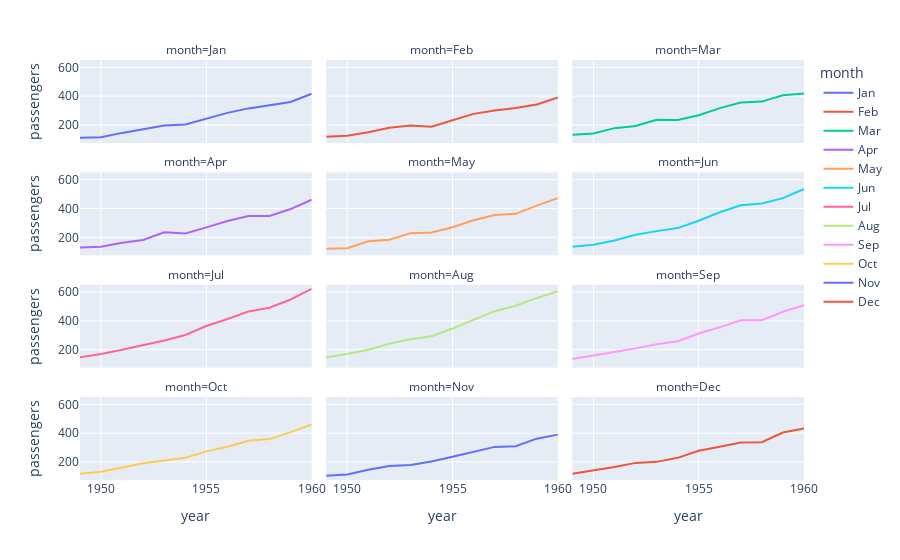

Source (notebook cell):
### Markdown cell above
In ```sns.relational``` recall there were 3 plots, 2 which output a plot on the ```Axes``` level and had compatibility with other ```pyplot``` functions:

```python
sns.lineplot(data=flights, x='year', y='passengers', hue='month')
```

```python
sns.scatterplot(data=flights, x='year', y='passengers', hue='month')
```

And one which output a plot on a ```Figure``` level ```FacetGrid``` which could have multiple subplots:

```python
sns.relplot(data=flights, x='year', y='passengers', hue='month', col='month', col_wrap=3, kind='line')
```

In ```px``` there is no compatibility with ```pyplot``` and all functions output essentially a ```plotly``` equivalent to a ```Figure``` level ```FacetGrid```. Notice that there are once again similar input parameters:

```python
px.line(data_frame=flights, x='year', y='passengers', color='month', facet_col='month', facet_col_wrap=3)
```

```python
px.scatter(data_frame=flights, x='year', y='passengers', color='month', facet_col='month', facet_col_wrap=3)
```

In the functions input arguments ```col``` becomes ```facet_col```, ```row``` becomes ```facet_row``` and ```col_wrap``` becomes ```facet_col_wrap```. Instead of a ```kind``` parameter used to switch the plot type, the plot type is directly selected.

### Code cell
px.line(data_frame=flights, x='year', y='passengers', color='month', facet_col='month', facet_col_wrap=3)

### Figure 1 — Plotly figure (JSON) as saved in the notebook; plotly's stock layout.template omitted (floating-point values rounded to 4 significant figures)
{"data": [{"hovertemplate": "month=Jan<br>year=%{x}<br>passengers=%{y}<extra></extra>", "legendgroup": "Jan", "line": {"color": "#636efa", "dash": "solid"}, "marker": {"symbol": "circle"}, "mode": "lines", "name": "Jan", "orientation": "v", "showlegend": true, "type": "scatter", "x": [1949, 1950, 1951, 1952, 1953, 1954, 1955, 1956, 1957, 1958, 1959, 1960], "xaxis": "x10", "y": [112, 115, 145, 171, 196, 204, 242, 284, 315, 340, 360, 417], "yaxis": "y10"}, {"hovertemplate": "month=Feb<br>year=%{x}<br>passengers=%{y}<extra></extra>", "legendgroup": "Feb", "line": {"color": "#EF553B", "dash": "solid"}, "marker": {"symbol": "circle"}, "mode": "lines", "name": "Feb", "orientation": "v", "showlegend": true, "type": "scatter", "x": [1949, 1950, 1951, 1952, 1953, 1954, 1955, 1956, 1957, 1958, 1959, 1960], "xaxis": "x11", "y": [118, 126, 150, 180, 196, 188, 233, 277, 301, 318, 342, 391], "yaxis": "y11"}, {"hovertemplate": "month=Mar<br>year=%{x}<br>passengers=%{y}<extra></extra>", "legendgroup": "Mar", "line": {"color": "#00cc96", "dash": "solid"}, "marker": {"symbol": "circle"}, "mode": "lines", "name": "Mar", "orientation": "v", "showlegend": true, "type": "scatter", "x": [1949, 1950, 1951, 1952, 1953, 1954, 1955, 1956, 1957, 1958, 1959, 1960], "xaxis": "x12", "y": [132, 141, 178, 193, 236, 235, 267, 317, 356, 362, 406, 419], "yaxis": "y12"}, {"hovertemplate": "month=Apr<br>year=%{x}<br>passengers=%{y}<extra></extra>", "legendgroup": "Apr", "line": {"color": "#ab63fa", "dash": "solid"}, "marker": {"symbol": "circle"}, "mode": "lines", "name": "Apr", "orientation": "v", "showlegend": true, "type": "scatter", "x": [1949, 1950, 1951, 1952, 1953, 1954, 1955, 1956, 1957, 1958, 1959, 1960], "xaxis": "x7", "y": [129, 135, 163, 181, 235, 227, 269, 313, 348, 348, 396, 461], "yaxis": "y7"}, {"hovertemplate": "month=May<br>year=%{x}<br>passengers=%{y}<extra></extra>", "legendgroup": "May", "line": {"color": "#FFA15A", "dash": "solid"}, "marker": {"symbol": "circle"}, "mode": "lines", "name": "May", "orientation": "v", "showlegend": true, "type": "scatter", "x": [1949, 1950, 1951, 1952, 1953, 1954, 1955, 1956, 1957, 1958, 1959, 1960], "xaxis": "x8", "y": [121, 125, 172, 183, 229, 234, 270, 318, 355, 363, 420, 472], "yaxis": "y8"}, {"hovertemplate": "month=Jun<br>year=%{x}<br>passengers=%{y}<extra></extra>", "legendgroup": "Jun", "line": {"color": "#19d3f3", "dash": "solid"}, "marker": {"symbol": "circle"}, "mode": "lines", "name": "Jun", "orientation": "v", "showlegend": true, "type": "scatter", "x": [1949, 1950, 1951, 1952, 1953, 1954, 1955, 1956, 1957, 1958, 1959, 1960], "xaxis": "x9", "y": [135, 149, 178, 218, 243, 264, 315, 374, 422, 435, 472, 535], "yaxis": "y9"}, {"hovertemplate": "month=Jul<br>year=%{x}<br>passengers=%{y}<extra></extra>", "legendgroup": "Jul", "line": {"color": "#FF6692", "dash": "solid"}, "marker": {"symbol": "circle"}, "mode": "lines", "name": "Jul", "orientation": "v", "showlegend": true, "type": "scatter", "x": [1949, 1950, 1951, 1952, 1953, 1954, 1955, 1956, 1957, 1958, 1959, 1960], "xaxis": "x4", "y": [148, 170, 199, 230, 264, 302, 364, 413, 465, 491, 548, 622], "yaxis": "y4"}, {"hovertemplate": "month=Aug<br>year=%{x}<br>passengers=%{y}<extra></extra>", "legendgroup": "Aug", "line": {"color": "#B6E880", "dash": "solid"}, "marker": {"symbol": "circle"}, "mode": "lines", "name": "Aug", "orientation": "v", "showlegend": true, "type": "scatter", "x": [1949, 1950, 1951, 1952, 1953, 1954, 1955, 1956, 1957, 1958, 1959, 1960], "xaxis": "x5", "y": [148, 170, 199, 242, 272, 293, 347, 405, 467, 505, 559, 606], "yaxis": "y5"}, {"hovertemplate": "month=Sep<br>year=%{x}<br>passengers=%{y}<extra></extra>", "legendgroup": "Sep", "line": {"color": "#FF97FF", "dash": "solid"}, "marker": {"symbol": "circle"}, "mode": "lines", "name": "Sep", "orientation": "v", "showlegend": true, "type": "scatter", "x": [1949, 1950, 1951, 1952, 1953, 1954, 1955, 1956, 1957, 1958, 1959, 1960], "xaxis": "x6", "y": [136, 158, 184, 209, 237, 259, 312, 355, 404, 404, 463, 508], "yaxis": "y6"}, {"hovertemplate": "month=Oct<br>year=%{x}<br>passengers=%{y}<extra></extra>", "legendgroup": "Oct", "line": {"color": "#FECB52", "dash": "solid"}, "marker": {"symbol": "circle"}, "mode": "lines", "name": "Oct", "orientation": "v", "showlegend": true, "type": "scatter", "x": [1949, 1950, 1951, 1952, 1953, 1954, 1955, 1956, 1957, 1958, 1959, 1960], "xaxis": "x", "y": [119, 133, 162, 191, 211, 229, 274, 306, 347, 359, 407, 461], "yaxis": "y"}, {"hovertemplate": "month=Nov<br>year=%{x}<br>passengers=%{y}<extra></extra>", "legendgroup": "Nov", "line": {"color": "#636efa", "dash": "solid"}, "marker": {"symbol": "circle"}, "mode": "lines", "name": "Nov", "orientation": "v", "showlegend": true, "type": "scatter", "x": [1949, 1950, 1951, 1952, 1953, 1954, 1955, 1956, 1957, 1958, 1959, 1960], "xaxis": "x2", "y": [104, 114, 146, 172, 180, 203, 237, 271, 305, 310, 362, 390], "yaxis": "y2"}, {"hovertemplate": "month=Dec<br>year=%{x}<br>passengers=%{y}<extra></extra>", "legendgroup": "Dec", "line": {"color": "#EF553B", "dash": "solid"}, "marker": {"symbol": "circle"}, "mode": "lines", "name": "Dec", "orientation": "v", "showlegend": true, "type": "scatter", "x": [1949, 1950, 1951, 1952, 1953, 1954, 1955, 1956, 1957, 1958, 1959, 1960], "xaxis": "x3", "y": [118, 140, 166, 194, 201, 229, 278, 306, 336, 337, 405, 432], "yaxis": "y3"}], "layout": {"annotations": [{"font": {}, "showarrow": false, "text": "month=Oct", "x": 0.16, "xanchor": "center", "xref": "paper", "y": 0.1975, "yanchor": "bottom", "yref": "paper"}, {"font": {}, "showarrow": false, "text": "month=Nov", "x": 0.5, "xanchor": "center", "xref": "paper", "y": 0.1975, "yanchor": "bottom", "yref": "paper"}, {"font": {}, "showarrow": false, "text": "month=Dec", "x": 0.84, "xanchor": "center", "xref": "paper", "y": 0.1975, "yanchor": "bottom", "yref": "paper"}, {"font": {}, "showarrow": false, "text": "month=Jul", "x": 0.16, "xanchor": "center", "xref": "paper", "y": 0.465, "yanchor": "bottom", "yref": "paper"}, {"font": {}, "showarrow": false, "text": "month=Aug", "x": 0.5, "xanchor": "center", "xref": "paper", "y": 0.465, "yanchor": "bottom", "yref": "paper"}, {"font": {}, "showarrow": false, "text": "month=Sep", "x": 0.84, "xanchor": "center", "xref": "paper", "y": 0.465, "yanchor": "bottom", "yref": "paper"}, {"font": {}, "showarrow": false, "text": "month=Apr", "x": 0.16, "xanchor": "center", "xref": "paper", "y": 0.7325, "yanchor": "bottom", "yref": "paper"}, {"font": {}, "showarrow": false, "text": "month=May", "x": 0.5, "xanchor": "center", "xref": "paper", "y": 0.7325, "yanchor": "bottom", "yref": "paper"}, {"font": {}, "showarrow": false, "text": "month=Jun", "x": 0.84, "xanchor": "center", "xref": "paper", "y": 0.7325, "yanchor": "bottom", "yref": "paper"}, {"font": {}, "showarrow": false, "text": "month=Jan", "x": 0.16, "xanchor": "center", "xref": "paper", "y": 1, "yanchor": "bottom", "yref": "paper"}, {"font": {}, "showarrow": false, "text": "month=Feb", "x": 0.5, "xanchor": "center", "xref": "paper", "y": 1, "yanchor": "bottom", "yref": "paper"}, {"font": {}, "showarrow": false, "text": "month=Mar", "x": 0.84, "xanchor": "center", "xref": "paper", "y": 1, "yanchor": "bottom", "yref": "paper"}], "legend": {"title": {"text": "month"}, "tracegroupgap": 0}, "margin": {"t": 60}, "xaxis": {"anchor": "y", "domain": [0, 0.32], "title": {"text": "year"}}, "xaxis10": {"anchor": "y10", "domain": [0, 0.32], "matches": "x", "showticklabels": false}, "xaxis11": {"anchor": "y11", "domain": [0.34, 0.66], "matches": "x", "showticklabels": false}, "xaxis12": {"anchor": "y12", "domain": [0.68, 1.0], "matches": "x", "showticklabels": false}, "xaxis2": {"anchor": "y2", "domain": [0.34, 0.66], "matches": "x", "title": {"text": "year"}}, "xaxis3": {"anchor": "y3", "domain": [0.68, 1.0], "matches": "x", "title": {"text": "year"}}, "xaxis4": {"anchor": "y4", "domain": [0, 0.32], "matches": "x", "showticklabels": false}, "xaxis5": {"anchor": "y5", "domain": [0.34, 0.66], "matches": "x", "showticklabels": false}, "xaxis6": {"anchor": "y6", "domain": [0.68, 1.0], "matches": "x", "showticklabels": false}, "xaxis7": {"anchor": "y7", "domain": [0, 0.32], "matches": "x", "showticklabels": false}, "xaxis8": {"anchor": "y8", "domain": [0.34, 0.66], "matches": "x", "showticklabels": false}, "xaxis9": {"anchor": "y9", "domain": [0.68, 1.0], "matches": "x", "showticklabels": false}, "yaxis": {"anchor": "x", "domain": [0, 0.1975], "title": {"text": "passengers"}}, "yaxis10": {"anchor": "x10", "domain": [0.8025, 1], "matches": "y", "title": {"text": "passengers"}}, "yaxis11": {"anchor": "x11", "domain": [0.8025, 1], "matches": "y", "showticklabels": false}, "yaxis12": {"anchor": "x12", "domain": [0.8025, 1], "matches": "y", "showticklabels": false}, "yaxis2": {"anchor": "x2", "domain": [0, 0.1975], "matches": "y", "showticklabels": false}, "yaxis3": {"anchor": "x3", "domain": [0, 0.1975], "matches": "y", "showticklabels": false}, "yaxis4": {"anchor": "x4", "domain": [0.2675, 0.465], "matches": "y", "title": {"text": "passengers"}}, "yaxis5": {"anchor": "x5", "domain": [0.2675, 0.465], "matches": "y", "showticklabels": false}, "yaxis6": {"anchor": "x6", "domain": [0.2675, 0.465], "matches": "y", "showticklabels": false}, "yaxis7": {"anchor": "x7", "domain": [0.535, 0.7325], "matches": "y", "title": {"text": "passengers"}}, "yaxis8": {"anchor": "x8", "domain": [0.535, 0.7325], "matches": "y", "showticklabels": false}, "yaxis9": {"anchor": "x9", "domain": [0.535, 0.7325], "matches": "y", "showticklabels": false}}}
